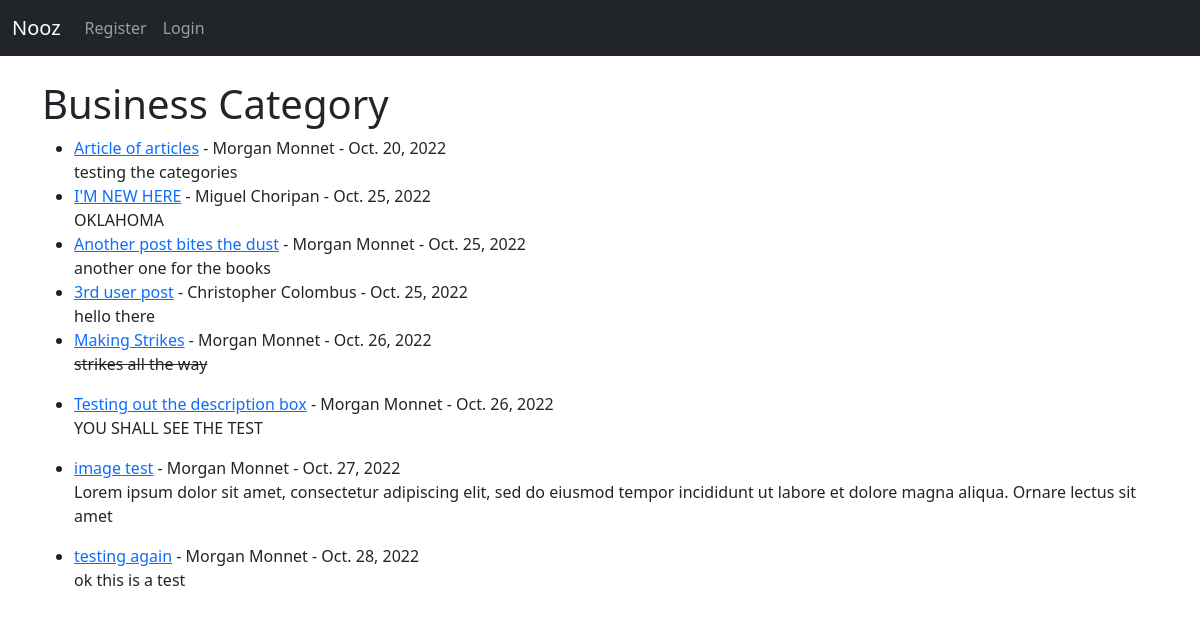
The page /category/Business/ on the database its author committed.
### nooz2/models.py (models this page shows, shortened)
class Post(models.Model):
    title = models.CharField(max_length=255)
    title_tag = models.CharField(max_length=255)
    header_image = models.ImageField(null=True, blank=True, upload_to="images/")
    description = models.CharField(max_length=50)
    author = models.ForeignKey(User, on_delete=models.CASCADE)
    body = RichTextField(blank=True, null=True)
    timestamp = models.DateField(auto_now_add=True)
    category = models.CharField(max_length=255, default='News')
    likes = models.ManyToManyField(User, related_name='post_user')

### nooz2/views.py (the view, shortened to what this page needs)
# urls.py: path('category/<str:cats>/', CategoryView, name="category"),
def CategoryView(request, cats):
    category_posts = Post.objects.filter(category=cats.replace('-', ' '))
    return render(request, 'categories.html', {'cats':cats.title().replace('-', ' '), 'category_posts':category_posts})

### templates/categories.html (shortened to what this page needs)
{% extends 'base.html' %}
{% block content %}
{% if category_posts %}
    <h1>{{ cats }} Category</h1>
    <ul>
    {% for post in category_posts %}
    <li><a href="{% url 'post-detail' post.pk %}">{{ post.title}}</a> -
        {{ post.author.first_name }}
        {{ post.author.last_name }} -
        {{ post.timestamp }}
    <br/>
        {{ post.body|slice:"150"|safe }}</li>
    {% endfor %}
    </ul>
{% else %}
    <h2>Sorry this category does not exist</h2>
{% endif %}
{% endblock %}

### rows shown on the page
Post: title "Article of articles", author.first_name "Morgan", author.last_name "Monnet", timestamp "Oct. 20, 2022", body "testing the categories"
Post: title "I'M NEW HERE", author.first_name "Miguel", author.last_name "Choripan", timestamp "Oct. 25, 2022", body "OKLAHOMA"
Post: title "Another post bites the dust", author.first_name "Morgan", author.last_name "Monnet", timestamp "Oct. 25, 2022", body "another one for the books"
Post: title "3rd user post", author.first_name "Christopher", author.last_name "Colombus", timestamp "Oct. 25, 2022", body "hello there"
Post: title "Making Strikes", author.first_name "Morgan", author.last_name "Monnet", timestamp "Oct. 26, 2022", body "strikes all the way"
Post: title "Testing out the description box", author.first_name "Morgan", author.last_name "Monnet", timestamp "Oct. 26, 2022", body "YOU SHALL SEE THE TEST"
Post: title "image test", author.first_name "Morgan", author.last_name "Monnet", timestamp "Oct. 27, 2022", body "Lorem ipsum dolor sit amet, consectetur adipiscing elit, sed do eiusmod tempor incididunt ut labore et dolore magna aliqua. Ornare lectus sit amet"
Post: title "testing again", author.first_name "Morgan", author.last_name "Monnet", timestamp "Oct. 28, 2022", body "ok this is a test"

### other values the page prints
{{ cats }} "Business"
